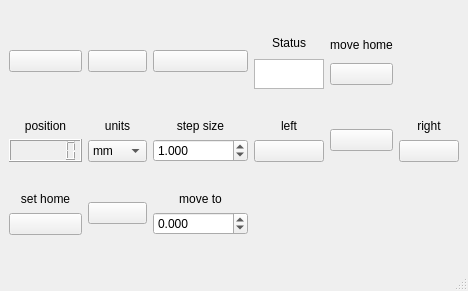
<?xml version="1.0" encoding="UTF-8"?>
<ui version="4.0">
 <class>Motor</class>
 <widget class="QMainWindow" name="Motor">
  <property name="geometry">
   <rect>
    <x>0</x>
    <y>0</y>
    <width>468</width>
    <height>291</height>
   </rect>
  </property>
  <property name="sizePolicy">
   <sizepolicy hsizetype="Preferred" vsizetype="Preferred">
    <horstretch>0</horstretch>
    <verstretch>0</verstretch>
   </sizepolicy>
  </property>
  <property name="windowTitle">
   <string>Motor 1.0</string>
  </property>
  <property name="animated">
   <bool>true</bool>
  </property>
  <widget class="QWidget" name="centralwidget">
   <property name="sizePolicy">
    <sizepolicy hsizetype="Preferred" vsizetype="Preferred">
     <horstretch>0</horstretch>
     <verstretch>0</verstretch>
    </sizepolicy>
   </property>
   <layout class="QHBoxLayout" name="horizontalLayout">
    <item>
     <layout class="QGridLayout" name="gridLayout">
      <item row="0" column="2">
       <widget class="QPushButton" name="configBt">
        <property name="text">
         <string/>
        </property>
        <property name="icon">
         <iconset>
          <normaloff>config.png</normaloff>config.png</iconset>
        </property>
        <property name="iconSize">
         <size>
          <width>40</width>
          <height>40</height>
         </size>
        </property>
        <property name="checkable">
         <bool>false</bool>
        </property>
       </widget>
      </item>
      <item row="1" column="0">
       <layout class="QVBoxLayout" name="verticalLayout">
        <item>
         <widget class="QLabel" name="label_2">
          <property name="text">
           <string>&lt;html&gt;&lt;head/&gt;&lt;body&gt;&lt;p align=&quot;center&quot;&gt;position&lt;/p&gt;&lt;/body&gt;&lt;/html&gt;</string>
          </property>
         </widget>
        </item>
        <item>
         <widget class="QLCDNumber" name="positionInd">
          <property name="palette">
           <palette>
            <active>
             <colorrole role="Button">
              <brush brushstyle="SolidPattern">
               <color alpha="255">
                <red>0</red>
                <green>0</green>
                <blue>0</blue>
               </color>
              </brush>
             </colorrole>
             <colorrole role="Light">
              <brush brushstyle="SolidPattern">
               <color alpha="255">
                <red>0</red>
                <green>0</green>
                <blue>0</blue>
               </color>
              </brush>
             </colorrole>
             <colorrole role="Base">
              <brush brushstyle="SolidPattern">
               <color alpha="255">
                <red>0</red>
                <green>0</green>
                <blue>0</blue>
               </color>
              </brush>
             </colorrole>
            </active>
            <inactive>
             <colorrole role="Button">
              <brush brushstyle="SolidPattern">
               <color alpha="255">
                <red>240</red>
                <green>240</green>
                <blue>240</blue>
               </color>
              </brush>
             </colorrole>
             <colorrole role="Light">
              <brush brushstyle="SolidPattern">
               <color alpha="255">
                <red>255</red>
                <green>255</green>
                <blue>255</blue>
               </color>
              </brush>
             </colorrole>
             <colorrole role="Base">
              <brush brushstyle="SolidPattern">
               <color alpha="255">
                <red>255</red>
                <green>255</green>
                <blue>255</blue>
               </color>
              </brush>
             </colorrole>
            </inactive>
            <disabled>
             <colorrole role="Button">
              <brush brushstyle="SolidPattern">
               <color alpha="255">
                <red>0</red>
                <green>0</green>
                <blue>0</blue>
               </color>
              </brush>
             </colorrole>
             <colorrole role="Light">
              <brush brushstyle="SolidPattern">
               <color alpha="255">
                <red>0</red>
                <green>0</green>
                <blue>0</blue>
               </color>
              </brush>
             </colorrole>
             <colorrole role="Base">
              <brush brushstyle="SolidPattern">
               <color alpha="255">
                <red>240</red>
                <green>240</green>
                <blue>240</blue>
               </color>
              </brush>
             </colorrole>
            </disabled>
           </palette>
          </property>
          <property name="font">
           <font>
            <pointsize>11</pointsize>
            <bold>true</bold>
           </font>
          </property>
          <property name="digitCount">
           <number>6</number>
          </property>
         </widget>
        </item>
       </layout>
      </item>
      <item row="1" column="4">
       <widget class="QPushButton" name="stopBt">
        <property name="text">
         <string/>
        </property>
        <property name="icon">
         <iconset>
          <normaloff>stop.png</normaloff>stop.png</iconset>
        </property>
        <property name="iconSize">
         <size>
          <width>40</width>
          <height>40</height>
         </size>
        </property>
       </widget>
      </item>
      <item row="0" column="4">
       <layout class="QVBoxLayout" name="verticalLayout_6">
        <item>
         <widget class="QLabel" name="label_5">
          <property name="maximumSize">
           <size>
            <width>16777215</width>
            <height>20</height>
           </size>
          </property>
          <property name="text">
           <string>&lt;html&gt;&lt;head/&gt;&lt;body&gt;&lt;p align=&quot;center&quot;&gt;move home&lt;/p&gt;&lt;/body&gt;&lt;/html&gt;</string>
          </property>
         </widget>
        </item>
        <item>
         <widget class="QPushButton" name="homeBt">
          <property name="text">
           <string/>
          </property>
          <property name="icon">
           <iconset>
            <normaloff>home.png</normaloff>home.png</iconset>
          </property>
          <property name="iconSize">
           <size>
            <width>40</width>
            <height>40</height>
           </size>
          </property>
         </widget>
        </item>
       </layout>
      </item>
      <item row="1" column="1">
       <layout class="QVBoxLayout" name="verticalLayout_2">
        <item>
         <widget class="QLabel" name="label_8">
          <property name="text">
           <string>&lt;html&gt;&lt;head/&gt;&lt;body&gt;&lt;p align=&quot;center&quot;&gt;units&lt;/p&gt;&lt;/body&gt;&lt;/html&gt;</string>
          </property>
         </widget>
        </item>
        <item>
         <widget class="QComboBox" name="unitsControl">
          <item>
           <property name="text">
            <string>mm</string>
           </property>
          </item>
          <item>
           <property name="text">
            <string>steps</string>
           </property>
          </item>
          <item>
           <property name="text">
            <string>fs</string>
           </property>
          </item>
          <item>
           <property name="text">
            <string>2*fs</string>
           </property>
          </item>
         </widget>
        </item>
       </layout>
      </item>
      <item row="1" column="2">
       <layout class="QVBoxLayout" name="verticalLayout_3">
        <item>
         <widget class="QLabel" name="label_3">
          <property name="text">
           <string>&lt;html&gt;&lt;head/&gt;&lt;body&gt;&lt;p align=&quot;center&quot;&gt;step size&lt;/p&gt;&lt;/body&gt;&lt;/html&gt;</string>
          </property>
         </widget>
        </item>
        <item>
         <widget class="QDoubleSpinBox" name="StepSize">
          <property name="decimals">
           <number>3</number>
          </property>
          <property name="minimum">
           <double>-100000.000000000000000</double>
          </property>
          <property name="maximum">
           <double>100000.000000000000000</double>
          </property>
          <property name="singleStep">
           <double>0.100000000000000</double>
          </property>
          <property name="value">
           <double>1.000000000000000</double>
          </property>
         </widget>
        </item>
       </layout>
      </item>
      <item row="0" column="0">
       <widget class="QPushButton" name="connectBt">
        <property name="text">
         <string/>
        </property>
        <property name="icon">
         <iconset>
          <normaloff>plug.png</normaloff>plug.png</iconset>
        </property>
        <property name="iconSize">
         <size>
          <width>40</width>
          <height>40</height>
         </size>
        </property>
        <property name="checkable">
         <bool>true</bool>
        </property>
        <property name="checked">
         <bool>false</bool>
        </property>
       </widget>
      </item>
      <item row="0" column="3">
       <layout class="QVBoxLayout" name="verticalLayout_4">
        <item>
         <widget class="QLabel" name="label_4">
          <property name="maximumSize">
           <size>
            <width>16777215</width>
            <height>20</height>
           </size>
          </property>
          <property name="text">
           <string>&lt;html&gt;&lt;head/&gt;&lt;body&gt;&lt;p align=&quot;center&quot;&gt;Status&lt;/p&gt;&lt;/body&gt;&lt;/html&gt;</string>
          </property>
         </widget>
        </item>
        <item alignment="Qt::AlignHCenter">
         <widget class="QTextBrowser" name="error_message">
          <property name="maximumSize">
           <size>
            <width>80</width>
            <height>30</height>
           </size>
          </property>
         </widget>
        </item>
       </layout>
      </item>
      <item row="0" column="1">
       <widget class="QPushButton" name="saveBt">
        <property name="text">
         <string/>
        </property>
        <property name="icon">
         <iconset>
          <normaloff>save.png</normaloff>save.png</iconset>
        </property>
        <property name="iconSize">
         <size>
          <width>40</width>
          <height>40</height>
         </size>
        </property>
       </widget>
      </item>
      <item row="2" column="2">
       <layout class="QVBoxLayout" name="verticalLayout_5">
        <item>
         <widget class="QLabel" name="label">
          <property name="maximumSize">
           <size>
            <width>16777215</width>
            <height>20</height>
           </size>
          </property>
          <property name="text">
           <string>&lt;html&gt;&lt;head/&gt;&lt;body&gt;&lt;p align=&quot;center&quot;&gt;move to&lt;/p&gt;&lt;/body&gt;&lt;/html&gt;</string>
          </property>
         </widget>
        </item>
        <item>
         <widget class="QDoubleSpinBox" name="moveToIn">
          <property name="decimals">
           <number>3</number>
          </property>
          <property name="minimum">
           <double>-100000.000000000000000</double>
          </property>
          <property name="maximum">
           <double>10000.000000000000000</double>
          </property>
         </widget>
        </item>
       </layout>
      </item>
      <item row="2" column="1">
       <widget class="QPushButton" name="moveToBt">
        <property name="text">
         <string/>
        </property>
        <property name="icon">
         <iconset>
          <normaloff>set.png</normaloff>set.png</iconset>
        </property>
        <property name="iconSize">
         <size>
          <width>40</width>
          <height>40</height>
         </size>
        </property>
       </widget>
      </item>
      <item row="2" column="0">
       <layout class="QVBoxLayout" name="verticalLayout_7">
        <item>
         <widget class="QLabel" name="label_6">
          <property name="text">
           <string>&lt;html&gt;&lt;head/&gt;&lt;body&gt;&lt;p align=&quot;center&quot;&gt;set home&lt;/p&gt;&lt;/body&gt;&lt;/html&gt;</string>
          </property>
         </widget>
        </item>
        <item>
         <widget class="QPushButton" name="sethomeBt">
          <property name="text">
           <string/>
          </property>
          <property name="icon">
           <iconset>
            <normaloff>set home.png</normaloff>set home.png</iconset>
          </property>
          <property name="iconSize">
           <size>
            <width>70</width>
            <height>40</height>
           </size>
          </property>
         </widget>
        </item>
       </layout>
      </item>
      <item row="0" column="5">
       <spacer name="verticalSpacer">
        <property name="orientation">
         <enum>Qt::Vertical</enum>
        </property>
        <property name="sizeType">
         <enum>QSizePolicy::Fixed</enum>
        </property>
        <property name="sizeHint" stdset="0">
         <size>
          <width>20</width>
          <height>50</height>
         </size>
        </property>
       </spacer>
      </item>
      <item row="2" column="3">
       <spacer name="horizontalSpacer">
        <property name="orientation">
         <enum>Qt::Horizontal</enum>
        </property>
        <property name="sizeType">
         <enum>QSizePolicy::Fixed</enum>
        </property>
        <property name="sizeHint" stdset="0">
         <size>
          <width>60</width>
          <height>20</height>
         </size>
        </property>
       </spacer>
      </item>
      <item row="2" column="4">
       <spacer name="horizontalSpacer_2">
        <property name="orientation">
         <enum>Qt::Horizontal</enum>
        </property>
        <property name="sizeType">
         <enum>QSizePolicy::Fixed</enum>
        </property>
        <property name="sizeHint" stdset="0">
         <size>
          <width>60</width>
          <height>20</height>
         </size>
        </property>
       </spacer>
      </item>
      <item row="2" column="5">
       <spacer name="horizontalSpacer_3">
        <property name="orientation">
         <enum>Qt::Horizontal</enum>
        </property>
        <property name="sizeType">
         <enum>QSizePolicy::Fixed</enum>
        </property>
        <property name="sizeHint" stdset="0">
         <size>
          <width>60</width>
          <height>20</height>
         </size>
        </property>
       </spacer>
      </item>
      <item row="1" column="3">
       <layout class="QVBoxLayout" name="verticalLayout_9">
        <item>
         <widget class="QLabel" name="label_left">
          <property name="maximumSize">
           <size>
            <width>16777215</width>
            <height>20</height>
           </size>
          </property>
          <property name="text">
           <string>&lt;html&gt;&lt;head/&gt;&lt;body&gt;&lt;p align=&quot;center&quot;&gt;left&lt;/p&gt;&lt;/body&gt;&lt;/html&gt;</string>
          </property>
         </widget>
        </item>
        <item>
         <widget class="QPushButton" name="moveLeftBt">
          <property name="sizePolicy">
           <sizepolicy hsizetype="Fixed" vsizetype="Fixed">
            <horstretch>0</horstretch>
            <verstretch>0</verstretch>
           </sizepolicy>
          </property>
          <property name="maximumSize">
           <size>
            <width>80</width>
            <height>16777215</height>
           </size>
          </property>
          <property name="text">
           <string/>
          </property>
          <property name="icon">
           <iconset>
            <normaloff>arrow 2.png</normaloff>arrow 2.png</iconset>
          </property>
          <property name="iconSize">
           <size>
            <width>40</width>
            <height>40</height>
           </size>
          </property>
         </widget>
        </item>
       </layout>
      </item>
      <item row="1" column="5">
       <layout class="QVBoxLayout" name="verticalLayout_8">
        <item>
         <widget class="QLabel" name="label_right">
          <property name="maximumSize">
           <size>
            <width>16777215</width>
            <height>20</height>
           </size>
          </property>
          <property name="text">
           <string>&lt;html&gt;&lt;head/&gt;&lt;body&gt;&lt;p align=&quot;center&quot;&gt;right&lt;/p&gt;&lt;/body&gt;&lt;/html&gt;</string>
          </property>
         </widget>
        </item>
        <item>
         <widget class="QPushButton" name="moveRightBt">
          <property name="maximumSize">
           <size>
            <width>80</width>
            <height>16777215</height>
           </size>
          </property>
          <property name="text">
           <string/>
          </property>
          <property name="icon">
           <iconset>
            <normaloff>arrow.png</normaloff>arrow.png</iconset>
          </property>
          <property name="iconSize">
           <size>
            <width>40</width>
            <height>40</height>
           </size>
          </property>
         </widget>
        </item>
       </layout>
      </item>
     </layout>
    </item>
   </layout>
  </widget>
  <widget class="QMenuBar" name="menubar">
   <property name="geometry">
    <rect>
     <x>0</x>
     <y>0</y>
     <width>468</width>
     <height>22</height>
    </rect>
   </property>
  </widget>
  <widget class="QStatusBar" name="statusbar"/>
 </widget>
 <resources/>
 <connections/>
</ui>
